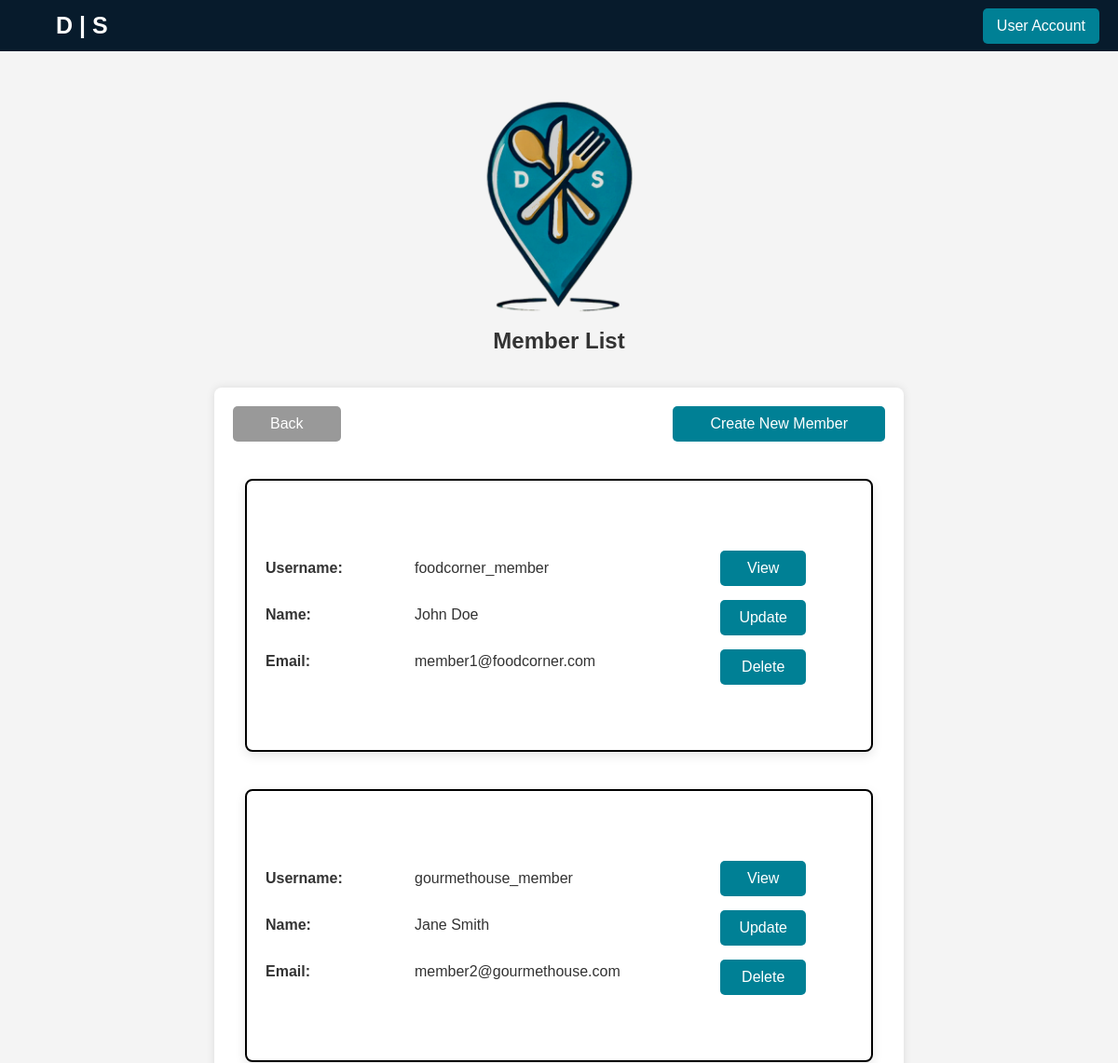
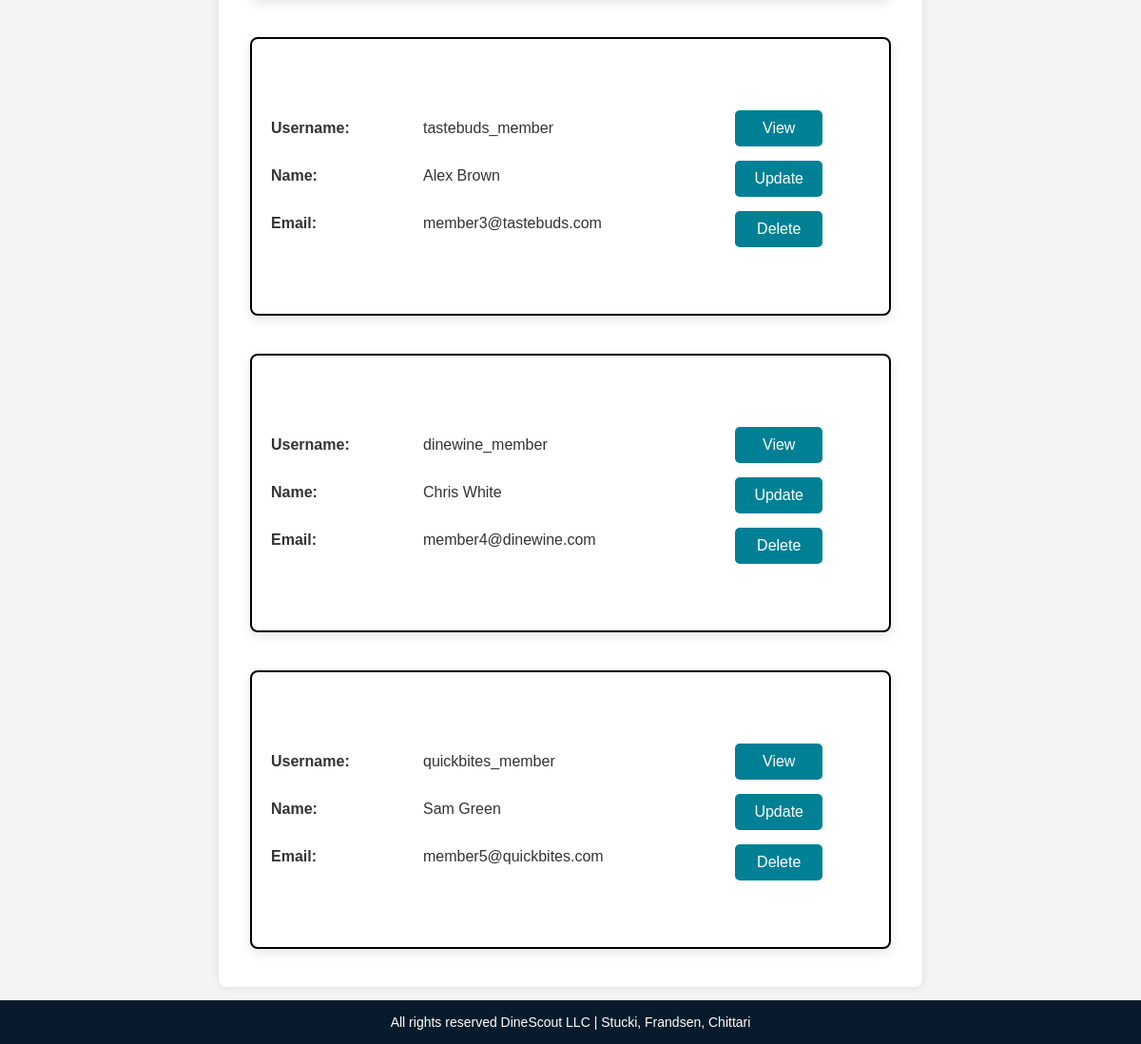
Page /Pages/view-all-members.php on the committed database (2 pictures, top to bottom).
### tables this page shows
CREATE TABLE IF NOT EXISTS `membership` (
  `membership_id` int NOT NULL AUTO_INCREMENT,
  `username` varchar(50) NOT NULL,
  `email` varchar(100) DEFAULT NULL,
  `password` varchar(100) DEFAULT NULL,
  `first_name` varchar(50) DEFAULT NULL,
  `last_name` varchar(50) DEFAULT NULL,
  PRIMARY KEY (`membership_id`)
);

### Pages/view-all-members.php (the view, shortened to what this page needs)
<?php
require_once 'login_db.php';
$conn = new mysqli($hn, $un, $pw, $db);
$query = "SELECT * FROM membership";
$members = $conn->query($query);
?>
<!DOCTYPE html>
<html lang="en">
<head>
    <link rel="stylesheet" href="../CSS/view-all-members.css">
</head>
<body>
	<header class="top-bar">
        <div class="left-text">
            <a href="home.php">D | S</a>
        </div>
        <div class="right-button">
            <a href="user-account.php" class="no-underline">User Account</a>
        </div>
    </header>
	<div class="center-logo">
        <img src="../Images/ds_logo_simple_transparent.png" alt="DineScout Logo">
		<h1>Member List</h1>
    </div>
	<div class="members-container">
		<div class="top-buttons">
			<a href="user-account.php" class="back-button">Back</a>
			<a href="add-member.php" class="create-member-button">Create New Member</a>
		</div>
		<?php foreach ($members as $member): ?>
		<div class="member-item">
			<div class="member-info">
				<div class="member-info-item">
					<label for="username">Username: </label>
					<p id="username"><?php echo htmlspecialchars($member['username']); ?></p>
				</div>
				<div class="member-info-item">
					<label for="name">Name: </label>
					<p id="name"><?php echo htmlspecialchars($member['first_name']); ?> <?php echo htmlspecialchars($member['last_name']); ?></p>
				</div>
				<div class="member-info-item">
					<label for="email">Email: </label>
					<p id="email"><?php echo htmlspecialchars($member['email']); ?></p>
				</div>
			</div>
			<div class="member-button">
				<a href="view-member.php?membership_id=<?php echo htmlspecialchars($member['membership_id']); ?>" class="view-link">View</a>
				<a href="update-member.php?membership_id=<?php echo htmlspecialchars($member['membership_id']); ?>" class="update-link">Update</a>
				<button type=button class="delete-link" onclick="openDeletePopup()">Delete</button>
			</div>
		</div>
		<?php endforeach; ?>
	</div>
    <footer class="footer">
        <p>All rights reserved DineScout LLC | Stucki, Frandsen, Chittari</p>
    </footer>
</body>
</html>

### CSS/view-all-members.css (style rules this page uses)
body { display: flex; flex-direction: column; align-items: center; margin: 0; font-family: Arial, sans-serif; background-color: #f4f4f4; min-height: 100vh; }
.top-bar { width: 100%; background-color: #071b2c; color: white; padding: 10px 20px; display: flex; justify-content: space-between; align-items: center; position: fixed; top: 0; height: 55px; box-sizing: border-box; }
.left-text a, .no-underline { text-decoration: none; color: white; }
.left-text a { font-size: 25px; font-weight: bold; margin-left: 40px; }
.no-underline { font-size: 16px; }
.right-button a { background-color: #008095; padding: 10px 15px; border-radius: 5px; display: inline-block; }
.center-logo { display: flex; flex-direction: column; align-items: center; margin: 100px 0 20px; }
.center-logo img { width: 175px; }
.center-logo h1 { margin-top: 10px; font-size: 24px; color: #333; }
.members-container { display: flex; flex-direction: column; align-items: center; width: 90%; max-width: 700px; padding: 20px; background-color: white; border-radius: 8px; box-shadow: 0 0 10px rgba(0, 0, 0, 0.1); margin-bottom: 60px; }
.top-buttons { display: flex; justify-content: space-between; margin-bottom: 20px; width: 100%; max-width: 700px; }
.back-button, .create-member-button { background-color: #008095; color: white; border: none; padding: 10px 40px; font-size: 16px; cursor: pointer; border-radius: 5px; text-decoration: none; width: auto; }
.back-button { background-color: #999999; }
.member-item { display: flex; align-items: center; background: white; border-radius: 8px; padding: 20px; margin: 20px; box-shadow: 0 4px 12px rgba(0, 0, 0, 0.1); border: 2px solid black; max-width: 1200px; width: 90%; }
.member-info { flex: 1; text-align: left; }
.member-info-item { width: 100%; display: flex; align-items: center; justify-content: flex-start; gap: 10px; color: #333; }
.member-info-item label { font-weight: bold; width: 150px; text-align: left; }
.update-link, .view-link { background-color: #008095; color: white; text-decoration: none; padding: 10px 20px; font-size: 16px; cursor: pointer; border-radius: 5px; display: inline-block; text-align: center; margin-top: 5px; }
.delete-link { background-color: #999999; color: #333; text-decoration: none; padding: 10px 20px; font-size: 16px; cursor: pointer; border-radius: 5px; display: inline-block; text-align: center; margin-top: 5px; }
.member-button { display: flex; flex-direction: column; gap: 10px; padding: 50px; }
.member-button button { background-color: #008095; color: white; border: none; padding: 10px 20px; font-size: 16px; cursor: pointer; border-radius: 5px; }
.footer { width: 100%; background-color: #071b2c; text-align: center; padding: 15px 0; position: fixed; bottom: 0; }
.footer p { margin: 0; color: white; font-size: 14px; }

### rows in the picture
membership: username "foodcorner_member", first_name "John", last_name "Doe", email "member1@foodcorner.com"
membership: username "gourmethouse_member", first_name "Jane", last_name "Smith", email "member2@gourmethouse.com"
membership: username "tastebuds_member", first_name "Alex", last_name "Brown", email "member3@tastebuds.com"
membership: username "dinewine_member", first_name "Chris", last_name "White", email "member4@dinewine.com"
membership: username "quickbites_member", first_name "Sam", last_name "Green", email "member5@quickbites.com"
